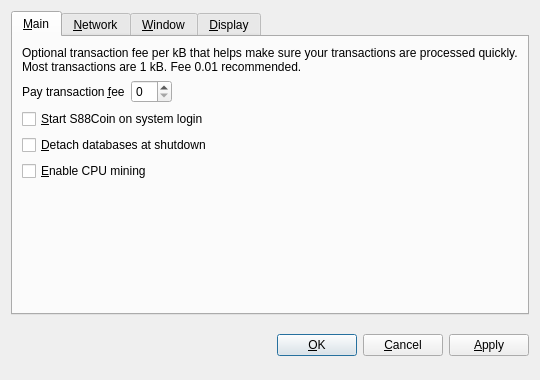
<?xml version="1.0" encoding="UTF-8"?>
<ui version="4.0">
 <class>OptionsDialog</class>
 <widget class="QDialog" name="OptionsDialog">
  <property name="geometry">
   <rect>
    <x>0</x>
    <y>0</y>
    <width>540</width>
    <height>380</height>
   </rect>
  </property>
  <property name="windowTitle">
   <string>Options</string>
  </property>
  <property name="modal">
   <bool>true</bool>
  </property>
  <layout class="QVBoxLayout" name="verticalLayout">
   <item>
    <widget class="QTabWidget" name="tabWidget">
     <property name="tabPosition">
      <enum>QTabWidget::North</enum>
     </property>
     <property name="currentIndex">
      <number>0</number>
     </property>
     <widget class="QWidget" name="tabMain">
      <attribute name="title">
       <string>&amp;Main</string>
      </attribute>
      <layout class="QVBoxLayout" name="verticalLayout_Main">
       <item>
        <widget class="QLabel" name="transactionFeeInfoLabel">
         <property name="text">
          <string>Optional transaction fee per kB that helps make sure your transactions are processed quickly. Most transactions are 1 kB. Fee 0.01 recommended.</string>
         </property>
         <property name="textFormat">
          <enum>Qt::PlainText</enum>
         </property>
         <property name="wordWrap">
          <bool>true</bool>
         </property>
        </widget>
       </item>
       <item>
        <layout class="QHBoxLayout" name="horizontalLayout_Main">
         <item>
          <widget class="QLabel" name="transactionFeeLabel">
           <property name="text">
            <string>Pay transaction &amp;fee</string>
           </property>
           <property name="textFormat">
            <enum>Qt::PlainText</enum>
           </property>
           <property name="buddy">
            <cstring>transactionFee</cstring>
           </property>
          </widget>
         </item>
         <item>
          <widget class="BitcoinAmountField" name="transactionFee"/>
         </item>
         <item>
          <spacer name="horizontalSpacer_Main">
           <property name="orientation">
            <enum>Qt::Horizontal</enum>
           </property>
           <property name="sizeHint" stdset="0">
            <size>
             <width>40</width>
             <height>20</height>
            </size>
           </property>
          </spacer>
         </item>
        </layout>
       </item>
       <item>
        <widget class="QCheckBox" name="bitcoinAtStartup">
         <property name="toolTip">
          <string>Automatically start S88Coin after logging in to the system.</string>
         </property>
         <property name="text">
          <string>&amp;Start S88Coin on system login</string>
         </property>
        </widget>
       </item>
       <item>
        <widget class="QCheckBox" name="detachDatabases">
         <property name="toolTip">
          <string>Detach block and address databases at shutdown. This means they can be moved to another data directory, but it slows down shutdown. The wallet is always detached.</string>
         </property>
         <property name="text">
          <string>&amp;Detach databases at shutdown</string>
         </property>
        </widget>
       </item>
       <item>
        <widget class="QCheckBox" name="cpuMining">
         <property name="toolTip">
          <string>Enable Proof-of-Work CPU mining (generating/minting) of S88Coins (NOT to be confused with Proof-of-Stake!).</string>
         </property>
         <property name="text">
          <string>&amp;Enable CPU mining</string>
         </property>
        </widget>
       </item>
       <item>
        <spacer name="verticalSpacer_Main">
         <property name="orientation">
          <enum>Qt::Vertical</enum>
         </property>
         <property name="sizeHint" stdset="0">
          <size>
           <width>20</width>
           <height>40</height>
          </size>
         </property>
        </spacer>
       </item>
      </layout>
     </widget>
     <widget class="QWidget" name="tabNetwork">
      <attribute name="title">
       <string>&amp;Network</string>
      </attribute>
      <layout class="QVBoxLayout" name="verticalLayout_Network">
       <item>
        <widget class="QCheckBox" name="mapPortUpnp">
         <property name="toolTip">
          <string>Automatically open the S88Coin client port on the router. This only works when your router supports UPnP and it is enabled.</string>
         </property>
         <property name="text">
          <string>Map port using &amp;UPnP</string>
         </property>
        </widget>
       </item>
       <item>
        <widget class="QCheckBox" name="connectSocks">
         <property name="toolTip">
          <string>Connect to the S88Coin network through a SOCKS proxy (e.g. when connecting through Tor).</string>
         </property>
         <property name="text">
          <string>&amp;Connect through SOCKS proxy:</string>
         </property>
        </widget>
       </item>
       <item>
        <layout class="QHBoxLayout" name="horizontalLayout_Network">
         <item>
          <widget class="QLabel" name="proxyIpLabel">
           <property name="text">
            <string>Proxy &amp;IP:</string>
           </property>
           <property name="textFormat">
            <enum>Qt::PlainText</enum>
           </property>
           <property name="buddy">
            <cstring>proxyIp</cstring>
           </property>
          </widget>
         </item>
         <item>
          <widget class="QValidatedLineEdit" name="proxyIp">
           <property name="maximumSize">
            <size>
             <width>140</width>
             <height>16777215</height>
            </size>
           </property>
           <property name="toolTip">
            <string>IP address of the proxy (e.g. 127.0.0.1)</string>
           </property>
          </widget>
         </item>
         <item>
          <widget class="QLabel" name="proxyPortLabel">
           <property name="text">
            <string>&amp;Port:</string>
           </property>
           <property name="textFormat">
            <enum>Qt::PlainText</enum>
           </property>
           <property name="buddy">
            <cstring>proxyPort</cstring>
           </property>
          </widget>
         </item>
         <item>
          <widget class="QLineEdit" name="proxyPort">
           <property name="maximumSize">
            <size>
             <width>55</width>
             <height>16777215</height>
            </size>
           </property>
           <property name="toolTip">
            <string>Port of the proxy (e.g. 9050)</string>
           </property>
          </widget>
         </item>
         <item>
          <widget class="QLabel" name="socksVersionLabel">
           <property name="text">
            <string>SOCKS &amp;Version:</string>
           </property>
           <property name="textFormat">
            <enum>Qt::PlainText</enum>
           </property>
           <property name="buddy">
            <cstring>socksVersion</cstring>
           </property>
          </widget>
         </item>
         <item>
          <widget class="QValueComboBox" name="socksVersion">
           <property name="toolTip">
            <string>SOCKS version of the proxy (e.g. 5)</string>
           </property>
          </widget>
         </item>
         <item>
          <spacer name="horizontalSpacer_Network">
           <property name="orientation">
            <enum>Qt::Horizontal</enum>
           </property>
           <property name="sizeHint" stdset="0">
            <size>
             <width>40</width>
             <height>20</height>
            </size>
           </property>
          </spacer>
         </item>
        </layout>
       </item>
       <item>
        <spacer name="verticalSpacer_Network">
         <property name="orientation">
          <enum>Qt::Vertical</enum>
         </property>
         <property name="sizeHint" stdset="0">
          <size>
           <width>20</width>
           <height>40</height>
          </size>
         </property>
        </spacer>
       </item>
      </layout>
     </widget>
     <widget class="QWidget" name="tabWindow">
      <attribute name="title">
       <string>&amp;Window</string>
      </attribute>
      <layout class="QVBoxLayout" name="verticalLayout_Window">
       <item>
        <widget class="QCheckBox" name="minimizeToTray">
         <property name="toolTip">
          <string>Show only a tray icon after minimizing the window.</string>
         </property>
         <property name="text">
          <string>&amp;Minimize to the tray instead of the taskbar</string>
         </property>
        </widget>
       </item>
       <item>
        <widget class="QCheckBox" name="minimizeOnClose">
         <property name="toolTip">
          <string>Minimize instead of exit the application when the window is closed. When this option is enabled, the application will be closed only after selecting Quit in the menu.</string>
         </property>
         <property name="text">
          <string>M&amp;inimize on close</string>
         </property>
        </widget>
       </item>
       <item>
        <spacer name="verticalSpacer_Window">
         <property name="orientation">
          <enum>Qt::Vertical</enum>
         </property>
         <property name="sizeHint" stdset="0">
          <size>
           <width>20</width>
           <height>40</height>
          </size>
         </property>
        </spacer>
       </item>
      </layout>
     </widget>
     <widget class="QWidget" name="tabDisplay">
      <attribute name="title">
       <string>&amp;Display</string>
      </attribute>
      <layout class="QVBoxLayout" name="verticalLayout_Display">
       <item>
        <layout class="QHBoxLayout" name="horizontalLayout_1_Display">
         <item>
          <widget class="QLabel" name="langLabel">
           <property name="text">
            <string>User Interface &amp;language:</string>
           </property>
           <property name="textFormat">
            <enum>Qt::PlainText</enum>
           </property>
           <property name="buddy">
            <cstring>lang</cstring>
           </property>
          </widget>
         </item>
         <item>
          <widget class="QValueComboBox" name="lang">
           <property name="toolTip">
            <string>The user interface language can be set here. This setting will take effect after restarting S88Coin.</string>
           </property>
          </widget>
         </item>
        </layout>
       </item>
       <item>
        <layout class="QHBoxLayout" name="horizontalLayout_2_Display">
         <item>
          <widget class="QLabel" name="unitLabel">
           <property name="text">
            <string>&amp;Unit to show amounts in:</string>
           </property>
           <property name="textFormat">
            <enum>Qt::PlainText</enum>
           </property>
           <property name="buddy">
            <cstring>unit</cstring>
           </property>
          </widget>
         </item>
         <item>
          <widget class="QValueComboBox" name="unit">
           <property name="toolTip">
            <string>Choose the default subdivision unit to show in the interface and when sending coins.</string>
           </property>
          </widget>
         </item>
        </layout>
       </item>
        <item>
        <widget class="QCheckBox" name="displayAddresses">
         <property name="toolTip">
          <string>Whether to show S88Coin addresses in the transaction list or not.</string>
         </property>
         <property name="text">
          <string>&amp;Display addresses in transaction list</string>
         </property>
        </widget>
       </item>
       <item>
		<widget class="QCheckBox" name="coinControlFeatures">
			<property name="toolTip">
				<string>Whether to show coin control features or not.</string>
			</property>
			<property name="text">
				<string>Display coin &amp;control features (experts only!)</string>
			</property>
		</widget>
       </item>
       <item>
        <spacer name="verticalSpacer_Display">
         <property name="orientation">
          <enum>Qt::Vertical</enum>
         </property>
         <property name="sizeHint" stdset="0">
          <size>
           <width>20</width>
           <height>40</height>
          </size>
         </property>
        </spacer>
       </item>
      </layout>
     </widget>
    </widget>
   </item>
   <item>
    <layout class="QHBoxLayout" name="horizontalLayout_Buttons">
     <item>
      <spacer name="horizontalSpacer_1">
       <property name="orientation">
        <enum>Qt::Horizontal</enum>
       </property>
       <property name="sizeHint" stdset="0">
        <size>
         <width>40</width>
         <height>48</height>
        </size>
       </property>
      </spacer>
     </item>
     <item>
      <widget class="QLabel" name="statusLabel">
       <property name="font">
        <font>
         <weight>75</weight>
         <bold>true</bold>
        </font>
       </property>
       <property name="text">
        <string/>
       </property>
       <property name="textFormat">
        <enum>Qt::PlainText</enum>
       </property>
       <property name="wordWrap">
        <bool>true</bool>
       </property>
      </widget>
     </item>
     <item>
      <spacer name="horizontalSpacer_2">
       <property name="orientation">
        <enum>Qt::Horizontal</enum>
       </property>
       <property name="sizeHint" stdset="0">
        <size>
         <width>40</width>
         <height>48</height>
        </size>
       </property>
      </spacer>
     </item>
     <item>
      <widget class="QPushButton" name="okButton">
       <property name="text">
        <string>&amp;OK</string>
       </property>
      </widget>
     </item>
     <item>
      <widget class="QPushButton" name="cancelButton">
       <property name="text">
        <string>&amp;Cancel</string>
       </property>
       <property name="autoDefault">
        <bool>false</bool>
       </property>
      </widget>
     </item>
     <item>
      <widget class="QPushButton" name="applyButton">
       <property name="text">
        <string>&amp;Apply</string>
       </property>
       <property name="autoDefault">
        <bool>false</bool>
       </property>
      </widget>
     </item>
    </layout>
   </item>
  </layout>
 </widget>
 <customwidgets>
  <customwidget>
   <class>BitcoinAmountField</class>
   <extends>QSpinBox</extends>
   <header>bitcoinamountfield.h</header>
  </customwidget>
  <customwidget>
   <class>QValueComboBox</class>
   <extends>QComboBox</extends>
   <header>qvaluecombobox.h</header>
  </customwidget>
  <customwidget>
   <class>QValidatedLineEdit</class>
   <extends>QLineEdit</extends>
   <header>qvalidatedlineedit.h</header>
  </customwidget>
 </customwidgets>
 <resources/>
 <connections/>
</ui>
